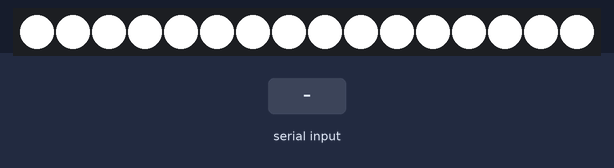
Recording of a sketch running on a simulated Arduino Uno, built with avr-gcc and run on an emulated ATmega328P. Parts: 16 RGB LEDs in strip order, left to right. Inputs (shaded band) come from the test bench. Dim RGB values are drawn brighter than linear; what the sketch prints to the serial monitor is not drawn.

Above: at 0.1 s.
At 0.5 s:
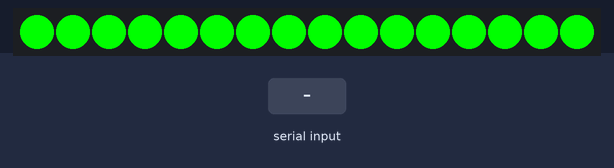
At 3.3 s:
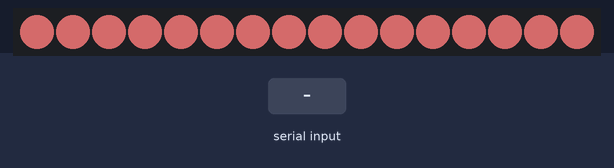
6.7 s: "@\n" received over the second serial link
9.1 s: "90,45,200\n" received over the second serial link
11.6 s: "90,45\n" received over the second serial link
Timing chart, 0 to 14.6 s (numbered marks = the images above; inputs shaded):
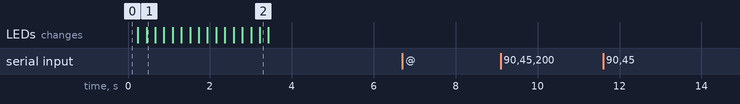

The sketch:

APPWSControlRGBLed.ino
```cpp
#include "Pinset.h"
#include <SoftwareSerial.h>
// NeoPixel Ring simple sketch (c) 2013 Shae Erisson
// released under the GPLv3 license to match the rest of the AdaFruit NeoPixel library
#include <Adafruit_NeoPixel.h>

// Which pin on the Arduino is connected to the NeoPixels?


// How many NeoPixels are attached to the Arduino?


Adafruit_NeoPixel pixels = Adafruit_NeoPixel(NUMPIXELS, WSPIN, NEO_GRB + NEO_KHZ800);

byte RedValue = 0, GreenValue = 0, BlueValue = 0;
String ReadStr = "      " ;
SoftwareSerial mySerial(RxPin, TxPin); // RX, TX

void setup() {
  // put your setup code here, to run once:
     Serial.begin(9600) ;
    DebugMsgln("Program Start Here") ;
      mySerial.begin(9600); //
      pixels.begin(); // This initializes the NeoPixel library.
      DebugMsgln("init LED") ;
    ChangeBulbColor(RedValue,GreenValue,BlueValue) ;
      DebugMsgln("Turn off LED") ;
      if (TestLed ==  1)
          {
               CheckLed() ;
                 DebugMsgln("Check LED") ;
                  ChangeBulbColor(RedValue,GreenValue,BlueValue) ;
                  DebugMsgln("Turn off LED") ;
          }


      DebugMsgln("Clear Bluetooth Buffer") ;
      ClearBluetoothBuffer() ;

    delay(initDelayTime) ;   //wait 2 seconds
     DebugMsgln("Waiting for Bluetooth Connection") ;
}

void loop() {
  // put your main code here, to run repeatedly:
  if (mySerial.available()>0)
  {
      DebugMsgln("Data Comming") ;
    ReadStr = mySerial.readStringUntil(0x23) ;    // read char @
     //  Serial.read() ;
      DebugMsg("ReadString is :(") ;
       DebugMsg(ReadStr) ;
       DebugMsg(")\n") ;
        if (DecodeString(ReadStr,&RedValue,&GreenValue,&BlueValue) )
           {
            DebugMsgln("Change RGB Led Color") ;
            ChangeBulbColor(RedValue,GreenValue,BlueValue) ;
              mySerial.print("OK") ;
           }

  }
 //  delay(CommandDelay) ;
  // Serial.print(".") ;
}

void ChangeBulbColor(int r,int g,int b)
{
      // For a set of NeoPixels the first NeoPixel is 0, second is 1, all the way up to the count of pixels minus one.
   for(int i=0;i<NUMPIXELS;i++)
   {
        // pixels.Color takes RGB values, from 0,0,0 up to 255,255,255
        pixels.setPixelColor(i, pixels.Color(r,g,b)); // Moderately bright green color.
        pixels.show(); // This sends the updated pixel color to the hardware.
       // delay(delayval); // Delay for a period of time (in milliseconds).
  }
}

boolean DecodeString(String INPStr, byte *r, byte *g , byte *b)
{
                    DebugMsg("check sgtring:(") ;
                    DebugMsg(INPStr) ;
                         DebugMsg(")\n") ;

      int i = 0 ;
      int strsize = INPStr.length();
      for(i = 0 ; i <strsize ;i++)
          {
                    DebugMsg(String(i,DEC)) ;
                    DebugMsg(":(") ;
                         DebugMsg(INPStr.substring(i,i+1)) ;
                    DebugMsg(")\n") ;

              if (INPStr.substring(i,i+1) == "@")
                  {
                    DebugMsg("find @ at :(") ;
                   DebugMsg(String(i,DEC)) ;
                         DebugMsg("/") ;
                              DebugMsg(String(strsize-i-1,DEC)) ;
                         DebugMsg("/") ;
                              DebugMsg(INPStr.substring(i+1,strsize)) ;
                    DebugMsg(")\n") ;
                      *r = byte(INPStr.substring(i+1,i+1+3).toInt()) ;
                      *g = byte(INPStr.substring(i+1+3,i+1+3+3).toInt() ) ;
                      *b = byte(INPStr.substring(i+1+3+3,i+1+3+3+3).toInt() ) ;
                       DebugMsg("convert into :(") ;
                        DebugMsg(String(*r,DEC)) ;
                         DebugMsg("/") ;
                        DebugMsg(String(*g,DEC)) ;
                         DebugMsg("/") ;
                        DebugMsg(String(*b,DEC)) ;
                         DebugMsg(")\n") ;

                      return true ;
                  }
          }
    return false ;

}

void CheckLed()
{
     for(int i = 0 ; i <16; i++)
        {
              ChangeBulbColor(CheckColor[i][0],CheckColor[i][1],CheckColor[i][2]) ;
              delay(CheckColorDelayTime) ;
        }
}

void ClearBluetoothBuffer()
{

    while (mySerial.available() >0)
        {
          DebugMsg(String(mySerial.read()))  ;
        }
    DebugMsg("END \n") ;
}

void DebugMsg(String msg)
{
    if (_Debug != 0)
        {
          Serial.print(msg) ;
        }

}
void DebugMsgln(String msg)
{
    if (_Debug != 0)
        {
          Serial.println(msg) ;
        }

}
```

Pinset.h
```cpp
#define _Debug 1
#define TestLed 1
#include <String.h>
#define WSPIN            8
#define NUMPIXELS      16
#define RxPin      11
#define TxPin      12
#define CheckColorDelayTime 200
#define initDelayTime 2000
#define CommandDelay 100
int CheckColor[][3] = {
                          {255 , 255,255} ,
                          {255 , 0,0} ,
                          {0 , 255,0} ,
                          {0 , 0,255} ,
                          {255 , 128,64} ,
                          {255 , 255,0} ,
                          {0 , 255,255} ,
                          {255 , 0,255} ,
                          {255 , 255,255} ,
                          {255 , 128,0} ,
                          {255 , 128,128} ,
                          {128 , 255,255} ,
                          {128 , 128,192} ,
                          {0 , 128,255} ,
                          {255 , 0,128} ,
                          {128 , 64,64} ,
                          {0 , 0,0} } ;
```

Measured:
- after the input at 6.7 s, every drawn part: stays the same
- after the input at 9.1 s, every drawn part: stays the same
- after the input at 11.6 s, every drawn part: stays the same
